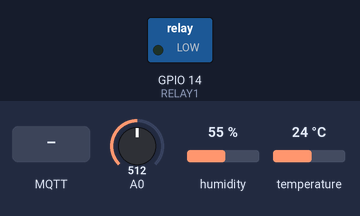
Bench run of a sketch on a simulated ESP8266 (NodeMCU). Shown: switched loads named in the sketch (green lamp = pin HIGH). Inputs (shaded band) come from the test bench; at power-on: A0 = 512, humidity 55 %, temperature 24 °C. WiFi joins after 1.5 s; servers stay silent unless stated; no MQTT or app messages arrive unless stated; what the sketch prints to the serial monitor is not drawn.

Above: at 2.7 s.
2.8 s: MQTT message "light1_on" arrives on the first subscribed topic
At 7.8 s:
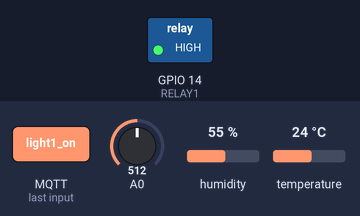
8.1 s: MQTT message "light1_off" arrives on the first subscribed topic
At 12.5 s:
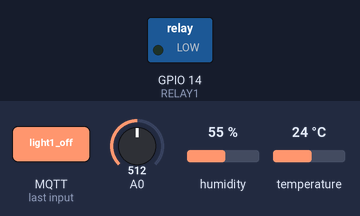
Timing chart, 0 to 14.0 s (numbered marks = the images above; inputs shaded):
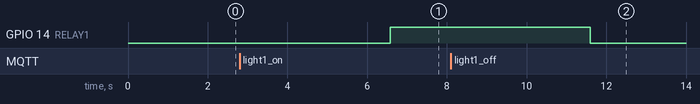

Measured:
- after the input at 2.8 s, GPIO 14 (RELAY1): LOW → HIGH after 3.8 s
- after the input at 8.1 s, GPIO 14 (RELAY1): HIGH → LOW after 3.5 s

The sketch:

Lab1_Sample.ino
```cpp
#include <ESP8266WiFi.h>
#include <PubSubClient.h>
#include <DHT.h>

// Wi-Fi credentials
const char *ssid = "International University";
const char *password = "";
const char *mqttServer = "mikedaiot.cloud.shiftr.io";
const int mqttPort = 1883;
const char *mqttUser = "mikedaiot";
const char *mqttPassword = "MHL9Od957yL7o9tP";

// DHT Sensor
#define DHTPIN 4 // DHT sensor pin (GPIO4 = D2 on NodeMCU)
#define DHTTYPE DHT11
DHT dht(DHTPIN, DHTTYPE);

// Relay Pins
#define RELAY1 14 // GPIO14 (D5 on NodeMCU)

// MQTT Client
WiFiClient espClient;
PubSubClient client(espClient);

void setup()
{
  Serial.begin(9600);
  dht.begin();
  setupWiFi();

  client.setServer(mqttServer, mqttPort);
  client.setCallback(callback);

  pinMode(RELAY1, OUTPUT);
  digitalWrite(RELAY1, LOW); // Ensure relay is off initially
}

void setupWiFi()
{
  Serial.print("Connecting to ");
  Serial.println(ssid);
  WiFi.begin(ssid, password);
  while (WiFi.status() != WL_CONNECTED)
  {
    delay(500);
    Serial.print(".");
  }
  Serial.println("\nConnected to WiFi");
}

void reconnect()
{
  while (!client.connected())
  {
    Serial.print("Attempting MQTT connection...");
    if (client.connect("ESP8266Client", mqttUser, mqttPassword))
    {
      Serial.println("connected");
      client.subscribe("home/control");
    }
    else
    {
      Serial.print("failed, rc=");
      Serial.print(client.state());
      delay(2000);
    }
  }
}

void callback(char *topic, byte *payload, unsigned int length)
{
  String command = "";
  for (int i = 0; i < length; i++)
  {
    command += (char)payload[i];
  }
  handleCommand(command);
}

void handleCommand(String command)
{
  if (command == "light1_on")
  {
    digitalWrite(RELAY1, HIGH);
    Serial.println("Light 1 is ON");
    client.publish("home/status", "light1_on");
  }
  else if (command == "light1_off")
  {
    digitalWrite(RELAY1, LOW);
    Serial.println("Light 1 is OFF");
    client.publish("home/status", "light1_off");
  }
}

void loop()
{
  if (!client.connected())
  {
    reconnect();
  }
  client.loop();

  float humidity = dht.readHumidity();
  float temperature = dht.readTemperature();
  int lightLevel = analogRead(A0);

  String payload = String(humidity) + "," + String(temperature) + "," + String(lightLevel);
  Serial.println(payload);
  client.publish("home/sensors", payload.c_str());

  delay(5000);
}
```
